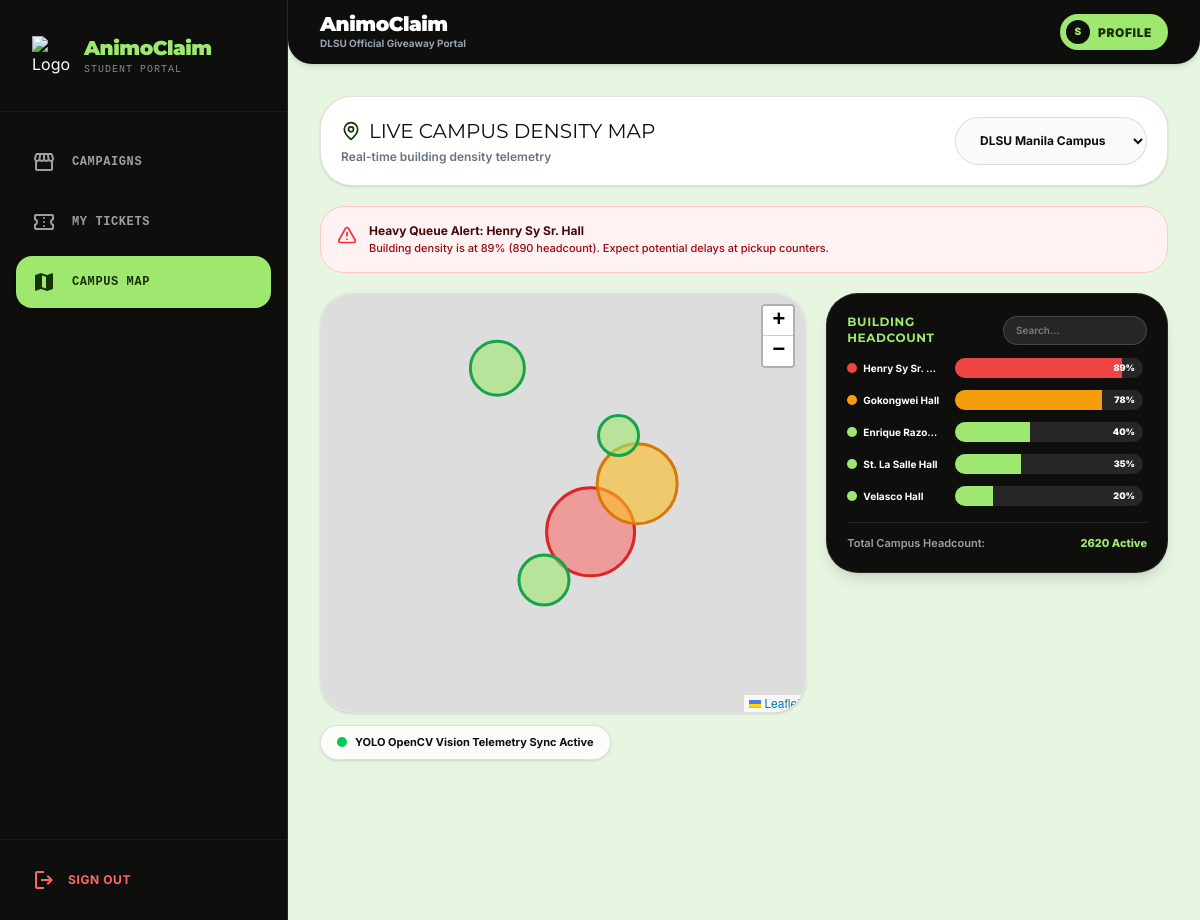
Page /student/map.php (signed in) on the committed database.
### tables this page shows
CREATE TABLE `crowd_traffic_logs` (
  `id` int(11) NOT NULL,
  `campus` enum('manila','laguna') NOT NULL,
  `location_name` varchar(150) NOT NULL,
  `density_percentage` tinyint(3) UNSIGNED NOT NULL,
  `current_headcount` int(11) NOT NULL,
  `recorded_at` timestamp NOT NULL DEFAULT current_timestamp()
);

### student/map.php (called while the page is built, shortened)
<?php
require_once '../config/database.php';
$selectedCampus = $_GET['campus'] ?? 'manila';
$stmt = $pdo->prepare("
    SELECT * FROM crowd_traffic_logs
    WHERE campus = ?
    ORDER BY density_percentage DESC
");
$stmt->execute([$selectedCampus]);
$allLogs = $stmt->fetchAll();
$uniqueLogs = [];
foreach ($allLogs as $log) {
    if (!isset($uniqueLogs[$log['location_name']])) {
        $uniqueLogs[$log['location_name']] = $log;
    }
}
$trafficLogs = array_values($uniqueLogs);
$heavyTrafficBldgs = array_filter($trafficLogs, function($log) {
    return $log['density_percentage'] >= 85;
});
$totalHeadcount = array_sum(array_column($trafficLogs, 'current_headcount'));
require_once '../views/student/map_view.php';
?>

### views/student/map_view.php (the view, shortened to what this page needs)
<?php require_once '../includes/header.php'; ?>
<div class="space-y-5 animate-fade-in pb-28">
    <div class="bg-white p-5 rounded-[32px] border border-[#0e0f0c]/12 flex flex-col sm:flex-row justify-between items-start sm:items-center gap-3 shadow-sm">
        <div>
            <h2 class="text-xl wise-heading text-[#0e0f0c] uppercase flex items-center gap-2">
                <i data-lucide="map-pin" class="w-5 h-5 text-[#163300]"></i>
                Live Campus Density Map
            </h2>
            <p class="text-xs text-gray-500 font-semibold mt-1">Real-time building density telemetry</p>
        </div>
        <div class="w-full sm:w-auto">
            <select
                onchange="window.location.href='?campus='+this.value"
                class="w-full sm:w-auto h-12 px-5 bg-gray-50 border border-[#0e0f0c]/12 rounded-full text-xs font-bold text-[#0e0f0c] outline-none focus:ring-2 focus:ring-[#9fe870] cursor-pointer"
            >
                <option value="manila" <?php echo $selectedCampus === 'manila' ? 'selected' : ''; ?>>DLSU Manila Campus</option>
            </select>
        </div>
    </div>
    <?php if (count($heavyTrafficBldgs) > 0): ?>
        <?php foreach ($heavyTrafficBldgs as $b): ?>
            <div class="flex gap-3 bg-red-50 p-4 rounded-[24px] border border-red-200 items-start">
                <i data-lucide="alert-triangle" class="text-red-500 w-5 h-5 flex-shrink-0 mt-0.5 animate-bounce"></i>
                <div>
                    <p class="text-xs font-bold text-red-950">Heavy Queue Alert: <?php echo htmlspecialchars($b['location_name']); ?></p>
                    <p class="text-[11px] text-red-800 leading-snug mt-0.5 font-medium">Building density is at <?php echo $b['density_percentage']; ?>% (<?php echo $b['current_headcount']; ?> headcount). Expect potential delays at pickup counters.</p>
                </div>
            </div>
        <?php endforeach; ?>
    <?php endif; ?>
    <div class="grid grid-cols-1 lg:grid-cols-12 gap-5">
        <div class="lg:col-span-7 flex flex-col gap-3">
            <div class="relative w-full rounded-[32px] overflow-hidden bg-white border border-[#0e0f0c]/12 h-[380px] md:h-[420px] shadow-sm">
                <div id="campus-map" class="w-full h-full z-10"></div>
            </div>
            <div class="flex items-center gap-2 px-4 py-2 bg-white/80 backdrop-blur-md w-fit rounded-full border border-[#0e0f0c]/12 text-[11px] font-bold text-[#0e0f0c] shadow-sm">
                <span class="w-2.5 h-2.5 bg-green-500 rounded-full animate-pulse"></span>
                <span>YOLO OpenCV Vision Telemetry Sync Active</span>
            </div>
        </div>
        <div class="lg:col-span-5">
            <div class="bg-[#0e0f0c] rounded-[32px] border border-white/10 p-5 text-white flex flex-col justify-between space-y-4 shadow-lg">
                <div>
                    <div class="flex justify-between items-center mb-3">
                        <h3 class="font-bold text-xs text-[#9fe870] uppercase tracking-wider">Building Headcount</h3>
                        <div class="relative max-w-36">
                            <input
                                type="text"
                                id="telemetrySearch"
                                placeholder="Search..."
                                class="w-full px-3 py-1.5 rounded-full bg-white/10 border border-white/15 text-[10px] text-white outline-none focus:border-[#9fe870] font-semibold placeholder:text-white/40"
                            />
                        </div>
                    </div>
                    <div class="space-y-3 max-h-64 overflow-y-auto pr-1 hide-scrollbar" id="telemetryList">
                        <?php if (empty($trafficLogs)): ?>
                            <p class="text-white/40 text-center text-xs py-8">No buildings matching search.</p>
                        <?php else: ?>
                            <?php foreach ($trafficLogs as $log):
                                $color = '#9fe870';
                                if ($log['density_percentage'] >= 85) $color = '#ef4444';
                                else if ($log['density_percentage'] >= 60) $color = '#f59e0b';
                            ?>
                                <div class="telemetry-row flex items-center gap-3" data-location="<?php echo htmlspecialchars($log['location_name']); ?>">
                                    <div class="w-24 flex items-center gap-1.5 flex-shrink-0">
                                        <span class="w-2.5 h-2.5 rounded-full flex-shrink-0" style="background-color: <?php echo $color; ?>"></span>
                                        <span class="font-bold text-[10px] text-white truncate" title="<?php echo htmlspecialchars($log['location_name']); ?>">
                                            <?php echo htmlspecialchars($log['location_name']); ?>
                                        </span>
                                    </div>
                                    <div class="flex-1 bg-white/10 rounded-full h-5 relative overflow-hidden">
                                        <div class="absolute left-0 top-0 bottom-0 transition-all duration-1000" style="width: <?php echo $log['density_percentage']; ?>%; background-color: <?php echo $color; ?>"></div>
                                        <span class="absolute right-2 top-1/2 -translate-y-1/2 text-[9px] font-black text-white z-10"><?php echo $log['density_percentage']; ?>%</span>
                                    </div>
                                </div>
                            <?php endforeach; ?>
                        <?php endif; ?>
                    </div>
                </div>
                <div class="pt-3 border-t border-white/10 flex justify-between items-center text-[11px] font-semibold">
                    <span class="text-white/60">Total Campus Headcount:</span>
                    <span class="font-extrabold text-[#9fe870]"><?php echo $totalHeadcount; ?> Active</span>
                </div>
            </div>
        </div>
    </div>
</div>
<?php require_once '../includes/footer.php'; ?>

### includes/header.php (style rules this page uses)
body { font-family: 'Inter', sans-serif; }
h1, h2, h3, .wise-heading { font-family: 'Montserrat', sans-serif; }
.hide-scrollbar { -ms-overflow-style: none; scrollbar-width: none; }

### rows in the picture
crowd_traffic_logs: location_name "Henry Sy Sr. Hall", density_percentage "89", current_headcount "890"
crowd_traffic_logs: location_name "Gokongwei Hall", density_percentage "78"
crowd_traffic_logs: location_name "Enrique Razo…", density_percentage "40"
crowd_traffic_logs: location_name "St. La Salle Hall", density_percentage "35"
crowd_traffic_logs: location_name "Velasco Hall", density_percentage "20"

### other values in the picture
$link[2] "CAMPAIGNS"
$link[2] "MY TICKETS"
$link[2] "CAMPUS MAP"
substr($_SESSION['first_name'] ?? 'S', 0, 1) "S"
$totalHeadcount "2620"
